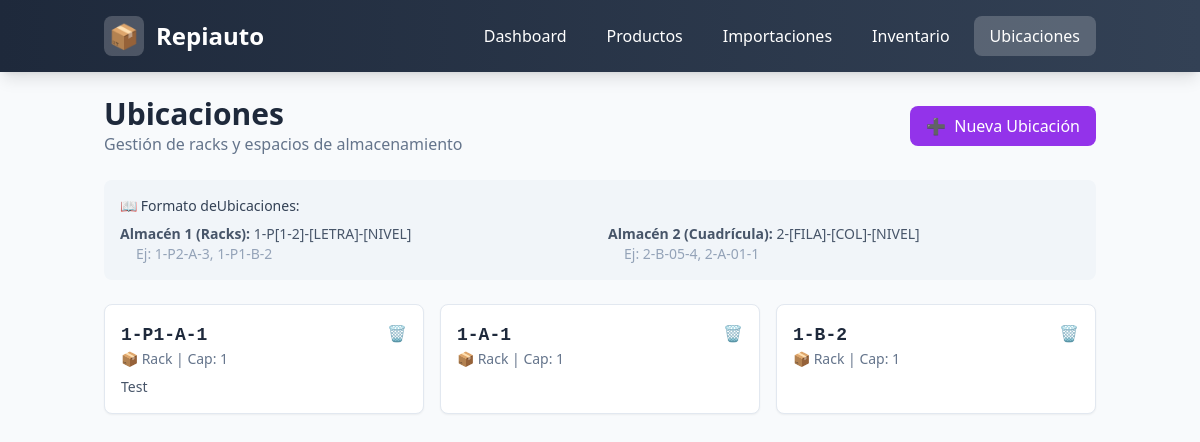
/locations, run on the app's committed database.
### main.py (models this page shows)
class Base(DeclarativeBase):
    pass

class Location(Base):
    __tablename__ = "locations"
    id: Mapped[int] = mapped_column(Integer, primary_key=True)
    full_code: Mapped[str] = mapped_column(String(50), unique=True, index=True)
    warehouse_id: Mapped[int] = mapped_column(Integer, default=1)
    capacity: Mapped[int] = mapped_column(Integer, default=1)
    description: Mapped[Optional[str]] = mapped_column(String(200), nullable=True)
    created_at: Mapped[datetime] = mapped_column(DateTime, default=datetime.utcnow)
    inventories = relationship("Inventory", back_populates="location")

### main.py (the view)
@app.get("/locations", response_class=HTMLResponse)
async def locations(request: Request):
    try:
        db = SessionLocal()
        try:
            locs = db.query(Location).all()
        finally:
            db.close()
    except Exception as e:
        logger.error(f"Locations error: {e}")
        return templates.TemplateResponse("error.html", {"request": request, "title": "Error", "message": "Error al cargar ubicaciones."})
    return templates.TemplateResponse("locations.html", {"request": request, "locations": locs})

### templates/locations.html (shortened to what this page needs)
{% extends "base.html" %}
{% block content %}
<div class="flex justify-between items-center mb-6">
    <div>
        <h2 class="text-3xl font-bold text-slate-800">Ubicaciones</h2>
        <p class="text-slate-500">Gestión de racks y espacios de almacenamiento</p>
    </div>
    <button onclick="openModal('Nueva Ubicación', `
        <form method='post' action='/locations' class='space-y-4'>
            <div>
                <label class='block text-sm font-medium text-slate-700 mb-1'>Código de Ubicación *</label>
                <input type='text' name='full_code' required class='w-full px-3 py-2 border border-slate-300 rounded-lg focus:ring-2 focus:ring-purple-500' placeholder='Ej: 1-P2-A-3'>
                <p class='text-xs text-slate-500 mt-1'>Formato: 1-P[1-2]-[LETRA]-[NIVEL] o 2-[FILA]-[COL]-[NIVEL]</p>
            </div>
            <div>
                <label class='block text-sm font-medium text-slate-700 mb-1'>Almacén</label>
                <select name='warehouse_id' class='w-full px-3 py-2 border border-slate-300 rounded-lg focus:ring-2 focus:ring-purple-500'>
                    <option value='1'>Almacén 1 (Racks)</option>
                    <option value='2'>Almacén 2 (Cuadrícula)</option>
                </select>
            </div>
            <div>
                <label class='block text-sm font-medium text-slate-700 mb-1'>Capacidad</label>
                <input type='number' name='capacity' value='1' min='1' class='w-full px-3 py-2 border border-slate-300 rounded-lg focus:ring-2 focus:ring-purple-500'>
            </div>
            <div>
                <label class='block text-sm font-medium text-slate-700 mb-1'>Descripción</label>
                <input type='text' name='description' class='w-full px-3 py-2 border border-slate-300 rounded-lg focus:ring-2 focus:ring-purple-500' placeholder='Descripción opcional'>
            </div>
            <div class='flex justify-end gap-2'>
                <button type='button' onclick='closeModal()' class='px-4 py-2 text-slate-600 hover:bg-slate-100 rounded-lg'>Cancelar</button>
                <button type='submit' class='px-4 py-2 bg-purple-600 text-white rounded-lg hover:bg-purple-700'>Crear</button>
            </div>
        </form>
    `)" class="px-4 py-2 bg-purple-600 text-white rounded-lg hover:bg-purple-700 flex items-center gap-2">
    <span>➕</span> Nueva Ubicación
</button>
</div>
<div class="bg-slate-100 rounded-lg p-4 mb-6 text-sm">
    <p class="font-medium text-slate-700 mb-2">📖 Formato deUbicaciones:</p>
    <div class="grid grid-cols-1 md:grid-cols-2 gap-4">
        <div>
            <p class="text-slate-600"><strong>Almacén 1 (Racks):</strong> 1-P[1-2]-[LETRA]-[NIVEL]</p>
            <p class="text-slate-400 ml-4">Ej: 1-P2-A-3, 1-P1-B-2</p>
        </div>
        <div>
            <p class="text-slate-600"><strong>Almacén 2 (Cuadrícula):</strong> 2-[FILA]-[COL]-[NIVEL]</p>
            <p class="text-slate-400 ml-4">Ej: 2-B-05-4, 2-A-01-1</p>
        </div>
    </div>
</div>
<div class="grid grid-cols-1 md:grid-cols-2 lg:grid-cols-3 xl:grid-cols-4 gap-4">
    {% for loc in locations %}
    <div class="bg-white rounded-lg shadow-sm border border-slate-200 p-4 hover:shadow-md transition">
        <div class="flex justify-between items-start">
            <div>
                <code class="text-lg font-bold text-slate-800">{{ loc.full_code }}</code>
                <p class="text-sm text-slate-500">
                    {% if loc.warehouse_id == 1 %}📦 Rack{% else %}📊 Cuadrícula{% endif %}
                    | Cap: {{ loc.capacity }}
                </p>
            </div>
            <form method="post" action="/locations/{{ loc.id }}/delete" class="inline">
                <button type="submit" onclick="return confirm('¿Eliminar esta ubicación?')" class="text-red-400 hover:text-red-600">
                    🗑️
                </button>
            </form>
        </div>
        {% if loc.description %}
        <p class="text-sm text-slate-600 mt-2">{{ loc.description }}</p>
        {% endif %}
    </div>
    {% else %}
    <div class="col-span-full text-center py-12 text-slate-400">
        <div class="text-5xl mb-2">📍</div>
        No hay ubicaciones registradas<br>
        <span class="text-sm">Crea ubicaciones para asignar cajas</span>
    </div>
    {% endfor %}
</div>
{% endblock %}

### data on the page
Location: full_code "1-P1-A-1", warehouse_id "📦 Rack", capacity "1", description "Test"
Location: full_code "1-A-1", warehouse_id "📦 Rack", capacity "1"
Location: full_code "1-B-2", warehouse_id "📦 Rack", capacity "1"
